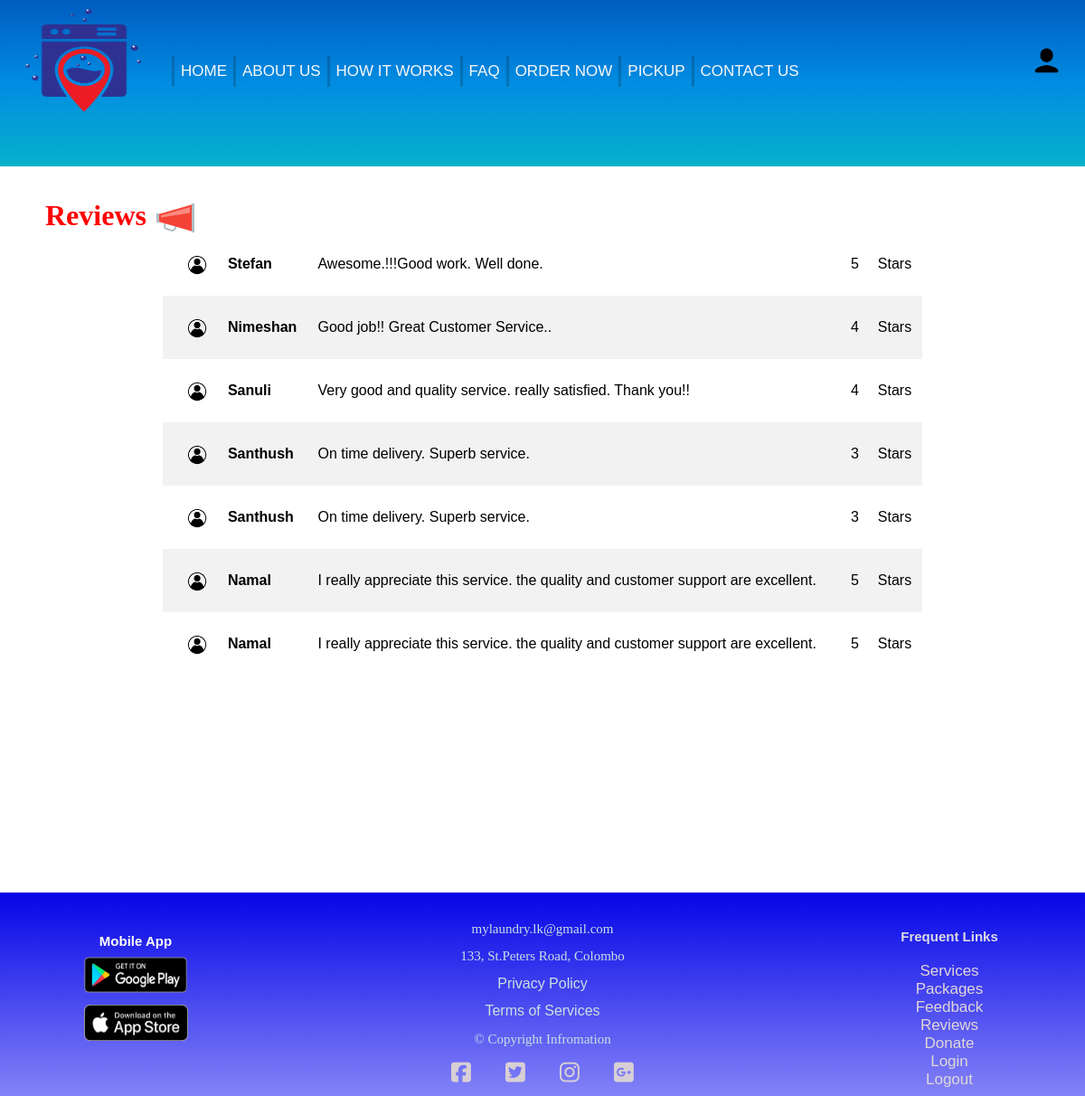
/review.php, run on the app's committed database.
### tables this page shows
CREATE TABLE `review` (
  `Number` int(11) NOT NULL,
  `Name` varchar(20) NOT NULL,
  `Review` varchar(100) NOT NULL,
  `Stars` int(5) NOT NULL
);

### html/review.php (the view, shortened to what this page needs)
<?php
require'../php/config.php';
?>
<!DOCTYPE html>
<html>
<head>
	<link rel="stylesheet" type="text/css" href="../css/review.css">
	<link rel="stylesheet" type="text/css" href="../css/header-footer.css">
</head>
<body>
		<div class ="navbar">
		    <div class="icon">
			    <img class="logo" src="../images/laundry service.jpg" alt="comapny logo"></img>
		    </div>
		        <div class="menu">
			        <ul  class="menu-ul">
				        <li ><a class="menu-a" href="index.php">HOME</a></li>
				        <li ><a class="menu-a"  href="about-us.html">ABOUT US </a></li>
				        <li ><a class="menu-a"  href="how-it-works.html">HOW IT WORKS</a></li>
				        <li ><a class="menu-a"  href="faq.html">FAQ</a></li>
				        <li ><a class="menu-a"  href="order.php?type=showAll">ORDER NOW</a></li>
				        <li ><a class="menu-a"  href="pickup.html">PICKUP</a></li>
				        <li ><a class="menu-a"  href="contact-us.php">CONTACT US</a></li>
			        </ul>
		        </div>
		         <div class="cart-profile">
		         		<a href="user.php"><img  class="user-icon"src="../images/user-icon.png" width = 35px></a>
		         </div>
		</div>
<h1 class="space" >Reviews</h1>
<img src="../images/speaker.png" class="img">
	<center>
            <table id="customers">
               <?php
           $sql ="select * from review";
            $result = $conn->query($sql);
		if ($result->num_rows > 0){
			while($row = $result->fetch_assoc()){
				echo "<tr>";
				echo "<td style=text-align:center><img src= ../images/avtar.png class=avtar></td>";
				echo "<td height=50px><b>".$row["Name"]."</b></td>";
				echo "<td>".$row["Review"]."</td>";
				echo "<td>".$row["Stars"]."</td>";
				echo "<td>Stars</td>";
            }}
                ?>
				</center>
		<div class="footer">
			<div class="content-1">
				<center>
				<h3>Mobile App</h3>
				<a href="https://play.google.com/store/apps"><img class="app-googleplay" src="../images/googleplay.jpg"></a> <br>
				<a href="https://www.apple.com/app-store/"><img class="app-appstore" src="../images/appstore.jpg"></a>
				</center>
			</div>
			<div class="content-2">
				    <h4 class="line-1">mylaundry.lk@gmail.com </h4>
				    <h4 class="line-2">133, St.Peters Road, Colombo</h4>
				    <a  class="infor-line" href="privacy-policy.html">Privacy Policy</a><br>
				    <a  class="infor-line" href="terms-of-services.html">Terms of Services</a>
				    <h4 class="line-5"> &copy; Copyright Infromation</h4>
				<div class="social-links">
					<a class="social-links-a" href="https://www.facebook.com"><i class="fa-brands fa-facebook-square"></i></a>
					<a class="social-links-a" href="https://twitter.com"><i class="fa-brands fa-twitter-square"></i></a>
					<a class="social-links-a" href="https://www.instagram.com"><i class="fa-brands fa-instagram"></i></a>
					<a class="social-links-a" href="https://www.google.com/account"><i class="fa-brands fa-google-plus-square"></i></a>
				</div>
			</div>
			<div class="content-3">
				<h3 id="quick-link-header">Frequent Links</h3>
				<ul class="quick-link-ul">
					<li><a class="quick-link-a" href="services.html">Services</a></li>
					<li ><a class="quick-link-a" href="package.html">Packages</a></li>
					<li ><a class="quick-link-a" href="feedback.php">Feedback</a></li>
					<li ><a class="quick-link-a" href="review.php">Reviews</a></li>
					<li ><a class="quick-link-a" href="donate.html">Donate</a></li>
					<li ><a class="quick-link-a"  href="login.php">Login</a></li>
					<li ><a class="quick-link-a" href="logout.php">Logout</a></li>
				</ul>
			</div>
		</div>
</body>
</html>

### css/review.css (style rules this page uses)
.space { margin-top:220px; color:red; font-family:'Times New Roman', Times, serif; width:50px; margin-left: 50px; }
.img { margin-left: 170px; position: absolute; margin-top: -40px; }
.avtar { width: 40px; height: 40px; margin-top: 5px; margin-left: 20%; }
#customers { font-family: Arial, Helvetica, sans-serif; border-collapse: collapse; width: 70%; }
#customers td, #customers th { padding: 10px; margin-left: 20px; }
#customers tr:nth-child(even) { background-color: #f2f2f2; }

### css/header-footer.css (style rules this page uses)
* { margin: 0; padding: 0; }
body { margin: 0 auto; }
.icon { min-width: 15vw; float: left; transition: 0.3s ease-in-out; }
.logo { height: 124px; width: 150px; margin: 5px 10px 0px 15px; transition: 0.3s ease-in-out; }
.navbar { background-image: linear-gradient( #005cbf , #018ce2, #07b1cb); height: 23vh; width: 100vw; position: fixed; z-index: 28; top: 0; background-repeat: no-repeat; transition: 0.5s ease-in-out; }
.menu { min-width: 70vw; float: left; height: 40px; margin-top: 59px; margin-left: 10px; transition: 0.5s ease-in-out; }
.menu-ul { margin-top: 3.4px; float: left; display: flex; justify-content: center; align-items: center; }
.menu .menu-ul li { list-style: none; font-size: 17px; border: solid rgba(21, 19, 19, 0.206); border-width: 0 0 0 3px; padding: 7px; }
.menu-ul li .menu-a { text-decoration: none; color: rgb(250, 249, 249); font-family: sans-serif; font-weight: 500; transition: all .4s ease; }
.cart-profile { width : 5vw; float : right; }
.cart-profile .user-icon { margin-top: 50px; font-size: 30px; float: rigth; color: black; transition: 0.5s ease-in-out; }
.footer { position: relative; bottom: 0; display: flex; width: 100%; top: 30vh; background-image: linear-gradient(#0404e7fe, #0808f080); font-family: sans-serif,serif; }
.content-1 { width: 25%; height: 200px; }
.app-googleplay { width: 130px; height: 58px; }
.app-appstore { width: 115px; height: 40px; }
.content-1 h3 { font-family: Verdana, Arial, Helvetica, sans-serif; font-weight: bold; font-size: 15px; color: rgb(254, 254, 252); text-align: center; margin-top: 45px; }
.content-2 { width: 50%; height: 200px; line-height: 190%; margin-top: 25px; text-align: center; }
.content-2 h4 { font-family: Verdana; font-size: 15px; font-weight: 2; color: rgb(204, 223, 225); }
.content-3 { width: 25%; height: 200px; }
.infor-line { font-family: sans-serif; font-size : 16px; color: rgb(204, 223, 225); margin: auto; text-decoration: none; }
.social-links { display: flex; width : 20vw; margin: auto; margin-top: 10px; }
.social-links-a { width: 5vw; text-align: center; text-decoration: none; color: rgba(220, 210, 210, 0.965); transition: 0.3s ease-in ; }
.social-links-a .fa-brands { font-size: 25px; }
#quick-link-header { font-weight: bold; margin-bottom: 20px; color: rgb(220, 219, 228); }
.quick-link-a { width: 25vw; margin : auto; font-size: 17px; color: rgb(225, 215, 215); text-decoration: none; }
.content-3 h3 { font-family: Verdana, Arial, Helvetica, sans-serif; font-weight: bold; font-size: 15px; color: black; text-align: center; margin-top: 40px; }
.quick-link-ul { text-align: center; list-style-type: none; }

### data on the page
review: Name "Stefan", Review "Awesome.!!!Good work. Well done.", Stars "5"
review: Name "Nimeshan", Review "Good job!! Great Customer Service..", Stars "4"
review: Name "Sanuli", Review "Very good and quality service. really satisfied. Thank you!!", Stars "4"
review: Name "Santhush", Review "On time delivery. Superb service.", Stars "3"
review: Name "Santhush", Review "On time delivery. Superb service.", Stars "3"
review: Name "Namal", Review "I really appreciate this service. the quality and customer support are excellent.", Stars "5"
review: Name "Namal", Review "I really appreciate this service. the quality and customer support are excellent.", Stars "5"
